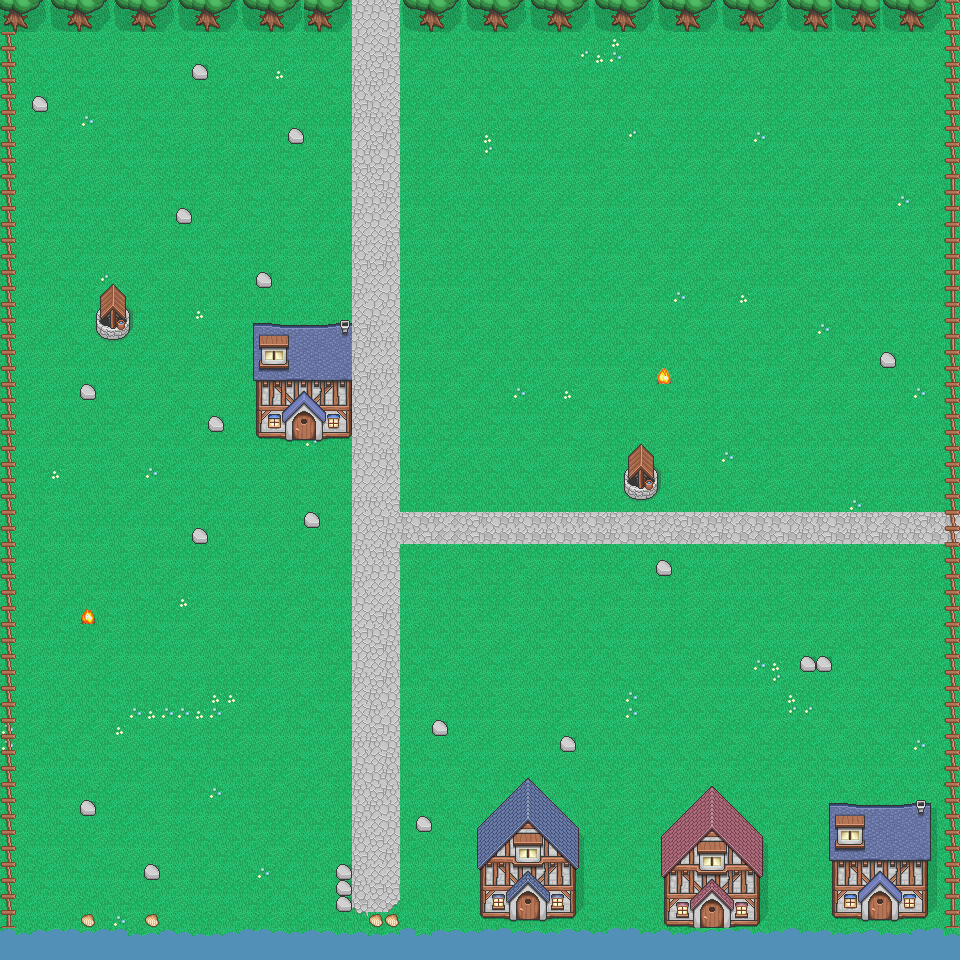

Below is a game level as drawn by its tile map, then a one-line description and the .tmx that defines it (tile-layer data replaced by summaries):
An orthogonal 60x60 tile map with 16x16 px tiles, 3 tile layers (ground, overlay, blocked).

<map version="1.2" tiledversion="1.2.3" orientation="orthogonal" renderorder="right-down" width="60" height="60" tilewidth="16" tileheight="16" infinite="0" nextlayerid="10" nextobjectid="3">
 <tileset firstgid="1" name="tilesheet16x16" tilewidth="16" tileheight="16" spacing="2" margin="1" tilecount="1960" columns="20">
  <image source="tilesheet16x16fix.png" width="360" height="1764" />
 </tileset>
 <layer id="7" name="ground" width="60" height="60" locked="1">
  <data>[3600 cells, 3600 non-empty, 18 distinct tile ids]</data>
 </layer>
 <layer id="9" name="overlay" width="60" height="60" locked="1">
  <data>[3600 cells, 56 non-empty, 8 distinct tile ids]</data>
 </layer>
 <layer id="8" name="blocked" width="60" height="60">
  <data>[3600 cells, 662 non-empty, 251 distinct tile ids]</data>
 </layer>
</map>
